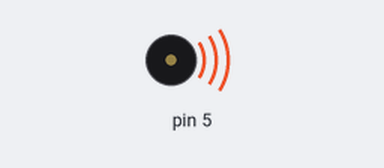
Simulated run of this sketch. Board: Arduino Uno, built with avr-gcc and run on an emulated ATmega328P. Shown: buzzer (waves = sounding).

Above: at 0.5 s.
Timing chart, 0 to 4.6 s (numbered marks = the images above):
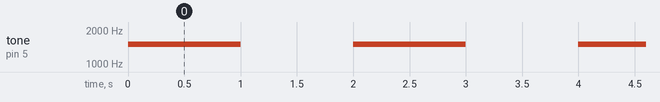

Measured:
- by itself, tone on pin 5: alternates 1500 Hz for 1.0 s and silent for 1.0 s

The sketch:

sketch_dec23c.ino
```cpp
void setup() {
  // put your setup code here, to run once:

}

void loop() {
  tone(5,1500); //Buzzer acionando
    delay (1000); //Buzzer acionado (1 segundo de zoeira irritante)
    noTone(5); //buzzer desacionando
    delay(1000);
}
```
